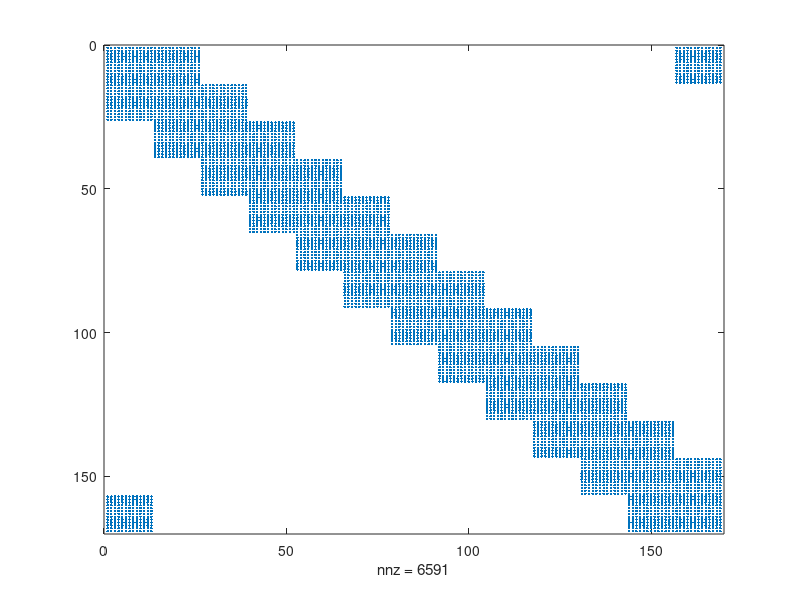

This figure's MATLAB source: (Note: this script raises an error after producing the figure.)
% kPDTSP (k-vehicle, k-depot)
clear all;close all;clc

k = 1;
n = 6;             % number of custumers(n) this needs to be divisible by the number k
q = 6;              % capacity    
rng('shuffle');     % random seed: shuffle
alph = 0.6;
beta = 1.1;
% generate random vehicle, customer pickup and delivery locations from [0,1]x[0,1]
% vehicle node: 1
% pick-up nodes: 2,...,n+1
% delivery nodes: n+2,...,2n+1
vert = rand(2*n+k,2);
% load('matlab.mat');
v = size(vert,1);        % number of vertices |V| = 2n + 1

% cost matrix (c)
c = zeros(v,v);
for i = 1:size(c,1)
    for j = 1:size(c,2)
        c(i,j) = norm(vert(i,:)-vert(j,:));
    end
end
% c = c + eye(v); % add identity to prevent zeros from appearing in the diagonal

% make c PSD...
for i = 1:size(c,1)
    sum_c(i) = 0;
    for j = 1:size(c,2)
        sum_c(i) = sum_c(i) + abs(c(i,j));
    end
    c(i,i) = c(i,i) + beta * sum_c(i);
    cM(i) = c(i,i);
end
all(eig(c)>=0)  % check if c is PSD
% adjacency matrix for a default tour: 1->2->3->..->2n->2n+1
A0 = eye(2*n+k);
A0 = [A0(k+1:2*n+k,:);A0(1:k,:)] + alph*eye(v); % added identity to prevent zeros from appearing in the diagonal

% d(i) = +1 (pickup), -1 (deliver)
d = [zeros(k,1);ones(n,1);-ones(n,1)];

Q = zeros(v^2,v^2);
for i = 1:v
    Q((i-1) * v + 1:(i-1) * v + v,(i-1) * v + 1:(i-1) * v + v) = c;
end
for i = 1:v-((k-1)+1)
    Q(i*v+v*(k-1)+1:i*v+v*(k-1)+v,(i-1)*v+1:(i-1)*v+v) = c/2;
    Q((i-1)*v+1:(i-1)*v+v,i*v+v*(k-1)+1:i*v+v*(k-1)+v) = c/2;
end

for i = 1:k
    Q((v-(k-i+1))*v +1:(v-(k-i+1))*v +v,(i-1)*v+1:(i-1)*v+v) = c/2;
    Q((i-1)*v+1:(i-1)*v+v,(v-(k-i+1))*v +1:(v-(k-i+1))*v +v) = c/2;
end

all(eig(Q)>0)
figure,
spy(Q)
% TASK I: VECTORIZE CONSTRAINTS....

%% interger programming....


x = binvar(v^2,1);
X = reshape(x,v,v)';
xx = reshape(X,v^2,1);
y = intvar(v,1);
% F = [Acap*xx <=bcap, Apre * xx <= bpre, X * ones(v,1)==ones(v,1),X'*ones(v,1) == ones(v,1),X(v,1) == 1];
F = [];
% Lt = tril(ones(v,v));
Lt = zeros(v,v);

for i = 1:v
%     for l = 1:n;
    for j = 1:floor((v-i)/k)+1
        Lt(i,(j-1)*k+i) = 1;
    end
%     end
end
Lt = Lt';
for i = 1:k
    L{i} = zeros(v,v);
    for j = 1:floor((v-i)/k)+1
        i;
        L{i}((j-1)*k+i,:) = Lt((j-1)*k+i,:);
    end
end
for i = 1:length(L)
    F = [F,L{i}*X*d <= q];
end
F = [F, X * ones(v,1)==ones(v,1),X'*ones(v,1) == ones(v,1)];
for i = 1:k
    F = [F,X(v-i+1,k-i+1) == 1];
end
N = 1:1:v;
for i = 1:n
    eini = zeros(1,v);
    eini(i+k) = 1;
    eini(i+n+k) = -1;
    F = [F,N*X*eini' <= 0];
    F = [F,N*X*eini' == y(i)*k];
end

obj =x'*Q*x;
ops = sdpsettings('verbose',1);
optimize(F,obj,ops)

% generate the optimal tour from x
solution = reshape(value(xx),[size(c,1),size(c,2)]);
tour = round(solution*[1:v]');
tour = [1:k, tour']


% draw graph, and optimal tour
h1 = figure('position',[100 100 800 800],'Color',[1 1 1]);
plot(vert(:,1),vert(:,2),'ok','MarkerSize',10,'LineWidth',2); hold on;
hold on;
plot(vert(1:k,1),vert(1:k,2),'ob','MarkerSize',14,'LineWidth',2); hold on;


for i = 1:k
    for j = 1:(v-k)/k + 1
        dif = vert(tour(k*(j)+i),:)-vert(tour(k*(j-1)+i),:);
        quiver(vert(tour(k*(j-1)+i),1),vert(tour(k*(j-1)+i),2),0.1*dif(1)/norm(dif),0.1 *dif(2)/norm(dif),0, 'MaxHeadSize', 1/norm(dif),'LineWidth',2);hold on;
        line([vert(tour(k*(j-1)+i),1) vert(tour(k*(j)+i),1)],[vert(tour(k*(j-1)+i),2) vert(tour(k*(j)+i),2)],'Color','black');hold on;   
    end
end
%      dif = vert(tour(k*(i-1)+1),:)-vert(tour(k*i+1),:);
%     quiver(vert(tour(i),1),vert(tour(i),2),0.1*dif(1)/norm(dif),0.1 *dif(2)/norm(dif),0, 'MaxHeadSize', 1/norm(dif),'LineWidth',2);hold on;
%     line([vert(tour(i),1) vert(tour(i+1),1)],[vert(tour(i),2) vert(tour(i+1),2)],'Color','black');hold on;   
% % end
% for i = 1:length(tour)-1
%     dif = vert(tour(i+1),:)-vert(tour(i),:);
%     quiver(vert(tour(i),1),vert(tour(i),2),0.1*dif(1)/norm(dif),0.1 *dif(2)/norm(dif),0, 'MaxHeadSize', 1/norm(dif),'LineWidth',2);hold on;
%     line([vert(tour(i),1) vert(tour(i+1),1)],[vert(tour(i),2) vert(tour(i+1),2)],'Color','black');hold on;
% end

for i = 1:size(vert,1)
    if (mod(i-k,n)) == 0 && i > k
        prtVal = n;
    elseif i <= k
        prtVal = i;
    else
        prtVal = mod(i-k,n);
    end
    if i <=k
        str = 'S';
        col = 'black';
    elseif i <= n+k
        str = 'P';
        col = 'red';
    else
        str = 'D';
        col = 'blue';
    end
    text(vert(i,1)+0.02,vert(i,2)+0.02, sprintf('%.0f %s',prtVal,str),'Color',sprintf('%s',col),'FontSize',16);
end

axis('equal');
axis([0 1 0 1]);
set(gca,'FontSize',16);
title(sprintf('# of customers: %d, # of vehicles: %d, capacity: %d',n,k,q));
set(findall(h1, 'Type', 'Text'),'FontWeight', 'Normal')
% 
% plot constraint#1
for i = 1:k
    h2 = figure('position',[100 100 800 600],'Color',[1 1 1]);
    rst = L{i}*X_IP*d;
    bldLst = [];
    for j = 1:floor((v-i)/k)+1
        bldLst = [bldLst,(j-1)*k+i];
    end
    plot([0,bldLst],[0;rst(bldLst,:)],'bo-','MarkerSize',10,'LineWidth',2);
    
    hold on;
    line([0 v],[q,q],'Color','r','LineWidth',2);
    set(gca,'FontSize',16);
    xlabel('sequence');
    ylabel('# of customers in the vehicle')
    title(sprintf('vehicle #%d, capacity: %d',i,q))
    set(findall(h2, 'Type', 'Text'),'FontWeight', 'Normal')
    
end
% plot constraint#2
clear rst
h3 = figure('position',[100 100 800 600],'Color',[1 1 1]);
for l = 1:n
    eini = zeros(1,v);    
    eini(l+k) = 1;
    eini(l+n+k) = -1;        
    rst(l) = N*X_IP*eini';
end

plot(1:n,rst,'bo-','MarkerSize',10,'LineWidth',2);

hold on;
line([0 n],[0,0],'Color','r','LineWidth',2);
set(gca,'FontSize',16);
xlabel('customer ID');
ylabel('precedence (must be non-positive)')
set(findall(h3, 'Type', 'Text'),'FontWeight', 'Normal')


h4 = figure('position',[100 100 800 600],'Color',[1 1 1]);
plot(1:n,-rst/k,'bo','MarkerSize',10,'LineWidth',2);
xlabel('customer ID')
ylabel('association (must be integer)')
set(gca,'FontSize',16);
set(findall(h4, 'Type', 'Text'),'FontWeight', 'Normal')

% figure,
% out = Apre*value(xx);
% 
% plot(1:n,out,'s-b','MarkerSize',10,'LineWidth',2);
% line([0 n],[0,0],'Color','r','LineWidth',2);
% set(gca,'FontSize',16);
% xlabel('custumer ID');
% ylabel('precedence')


